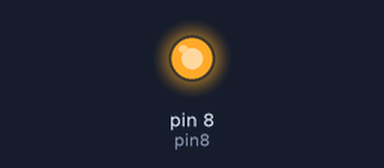
A sketch run on a simulated Arduino Uno, built with avr-gcc and run on an emulated ATmega328P. On the bench: output pins drawn as LEDs (lit = HIGH).

Above: at 0.5 s.
At 15.5 s:
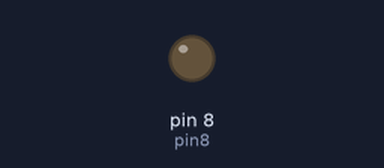
Timing chart, 0 to 18.2 s (numbered marks = the images above):
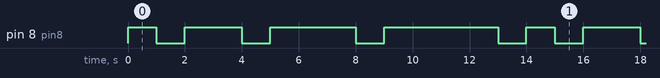

The sketch:

sketch_feb28a.ino
```cpp
/* C++ code

Creating a blinking LED and resetting its value

Created by:  Emmanuel Garcia Maltes
Created on: 2022/03/1

*/


int pin8 = 8; // Defining a new variable as the pin #
int delayTime[] = {1000, 1000}; // making a new variable and setting an array that contains seperate values


// Pre configured code to setup the arduino
void setup()
{
  pinMode(pin8, OUTPUT);
}

void loop() // This function loops what is within the function
{
  digitalWrite(pin8, HIGH);
  delay(delayTime[0]); // Taking the first variable in the array and assining it the value
  digitalWrite(pin8, LOW);
  delay(delayTime[1]); // Taking the second variable in the array and assining it the value

  // Extra: Resetting the value in an array after a certain point
  delayTime[0] += 1000;
  if(delayTime[0] >= 5000){
    delayTime[0] = 1000;
  }
}
```

Measured:
- by itself, pin 8 (pin8): repeats every 14.0 s: LOW 1.0 s, HIGH 2.0 s, LOW 1.0 s, HIGH 3.0 s, LOW 1.0 s, HIGH 4.0 s, LOW 1.0 s, HIGH 1.0 s
- by itself, everything shown: repeats every 14.0 s, in 8 steps
